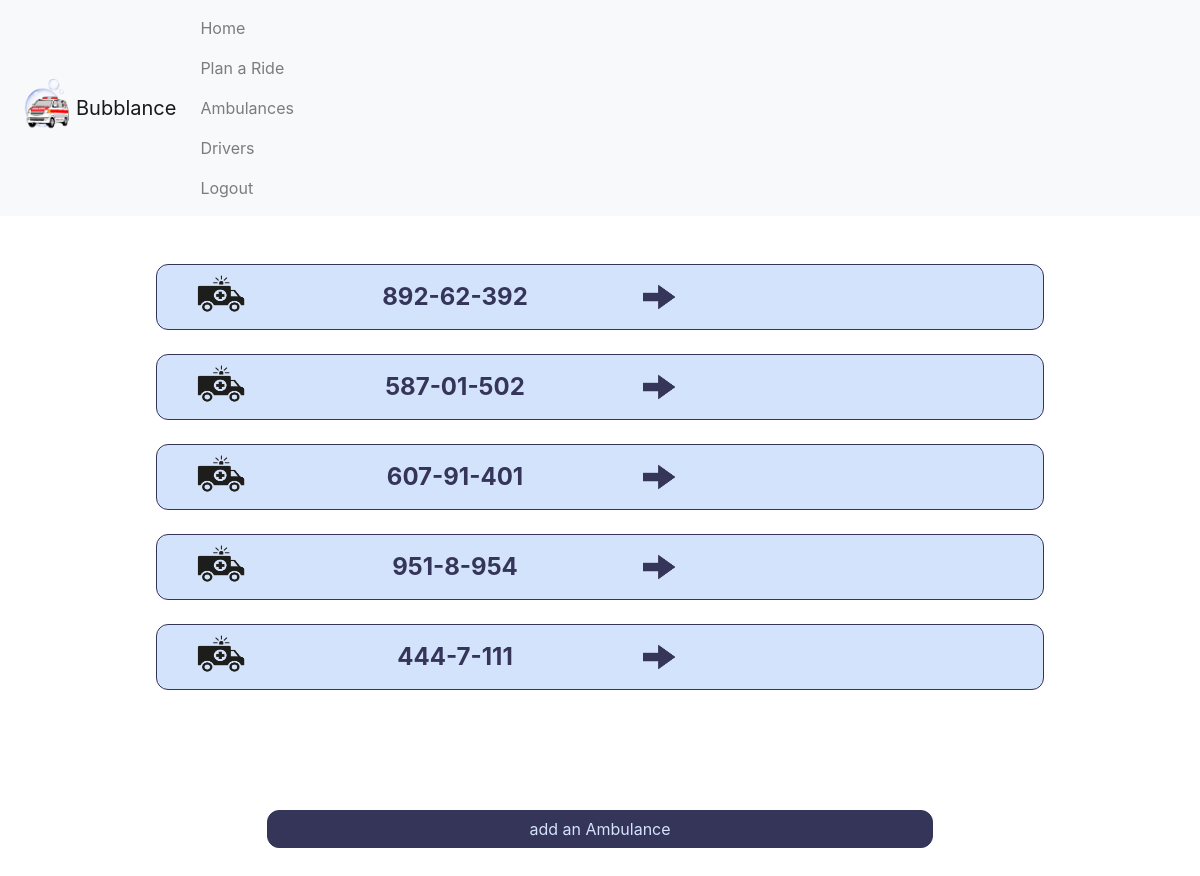
The page /ambulance (signed in) on the database as committed earlier.
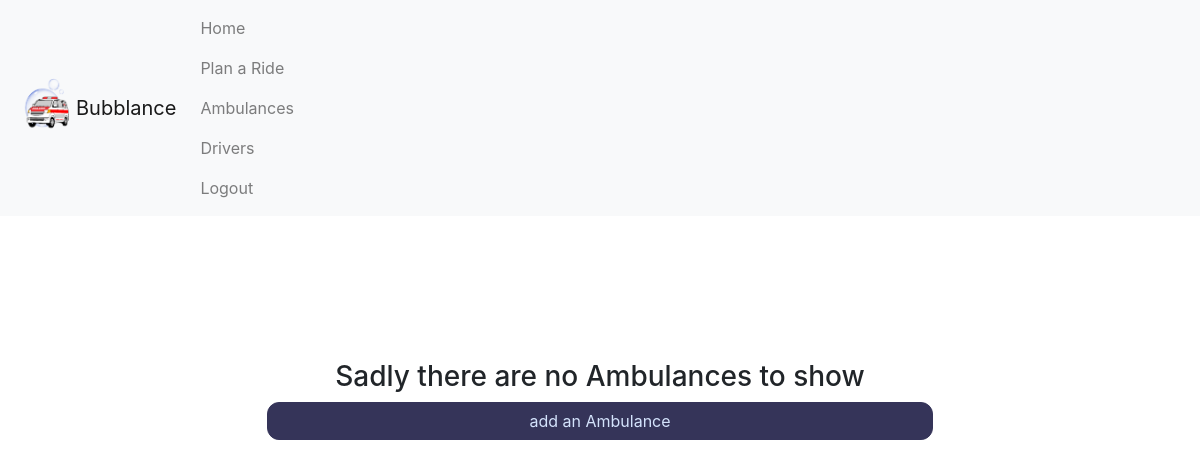
The same page on the database as committed later.
### BubblanceApp/models.py (models this page shows)
class Ambulance(models.Model):
    ambulance_id = models.AutoField(primary_key=True)
    ambulance_number = models.CharField(max_length=17)
    amb_availablity = models.BooleanField(default=True)
    status = models.IntegerField(choices=Status.choices, default=1)

### BubblanceApp/views.py (the view)
# urls.py: path("ambulance", views.ambulance, name = "ambulance"),
def ambulance(request):
	context = {}
	context["no_amb"] = False
	context["ambulances"] = Ambulance.objects.filter(status = 1)
	if context["ambulances"].count() == 0:
		context["no_amb"] = True
	if request.method == "POST":
		amb = request.POST
		render(request=request, template_name="ambulance_info.html", context = {"amb":amb})
	return render (request=request, template_name="ambulance.html", context = context)

### templates/ambulance.html (shortened to what this page needs)
{% extends "header.html" %}
{% load static %}
{% block content %}
{% load crispy_forms_tags %}
<div class="container py-5">
  {% for amb in ambulances %}
  <form method="POST" action="{% url 'ambulance_info' %}">
    <button class="btn btn-primary" type="submit" style="width: 80%;background-color: #d4e3fc; border:#353459 1px solid;border-radius: 12px;margin-left: 10%;">
      <table style="color: #353459; font-size: x-large; text-align: center;">
        <tr>
          <td style="width: 20%;">
            <img class="navbar-logo" src="{% static 'ambulances.png' %}" width="50px" height="50px">
          </td>
          <td style="width: 70%;">
            <b>{{amb.ambulance_number}}</b>
          </td>
          <td style="width: 10%;">
            <img class="navbar-logo" src="{% static 'arrow_right.png' %}" width="50px" height="50px" style="margin-left: 10%;">
          </td>
        </tr>
      </table>
    </button>
  </form>
  <br>
  {% endfor %}
</div>
<div class="container py-5" align="center">
  {% if no_amb %}
  <h3>Sadly there are no Ambulances to show</h3>
  {% endif %}
  <a class="btn btn-primary" href="{% url 'create_ambulance' %}" style="color: #d4e3fc;width: 30%;background-color: #353459; border:#353459 1px solid;border-radius: 12px; width: 60%;">add an Ambulance</a>
</div>
{% endblock %}

### templates/header.html (shortened to what this page needs)
{% load static %}
<!DOCTYPE html>
<html>
  <head>
    <link rel="stylesheet" href="https://cdn.jsdelivr.net/npm/bootstrap@4.5.3/dist/css/bootstrap.min.css">
  </head>
 <body>
  {% if user.is_authenticated %}
<nav class="navbar navbar-expand-lg navbar-light bg-light">
  <img class="navbar-logo" src="{% static 'logo.png' %}" width="60px" height="60px" onclick='location.href=`{% url "home" %}`'>
  <a class="navbar-brand" href="#">Bubblance</a>
  <div class="collapse navbar-collapse" id="navbarText">
    <ul class="navbar-nav mr-auto">
      <li class="nav-item">
        <a class="nav-link" href="{% url 'home' %}">Home</a>
        <a class="nav-link" href="{% url 'home' %}">Plan a Ride</a>
        <a class="nav-link" href="{% url 'ambulance' %}">Ambulances</a>
        <a class="nav-link" href="{% url 'drivers' %}">Drivers</a>
        <a class="nav-link" href="/logout">Logout</a>
      </li>
    </ul>
  </div>
</nav>
{% block content %}
{% endblock %}
{% endif %}
  </body>
</html>

Rows that differ between the two databases and show on the page:
removed Ambulance: ambulance_number "892-62-392"
removed Ambulance: ambulance_number "587-01-502"
removed Ambulance: ambulance_number "607-91-401"
removed Ambulance: ambulance_number "951-8-954"
removed Ambulance: ambulance_number "444-7-111"
Other text that changed with them:
text now shown: "Sadly there are no Ambulances to show"
